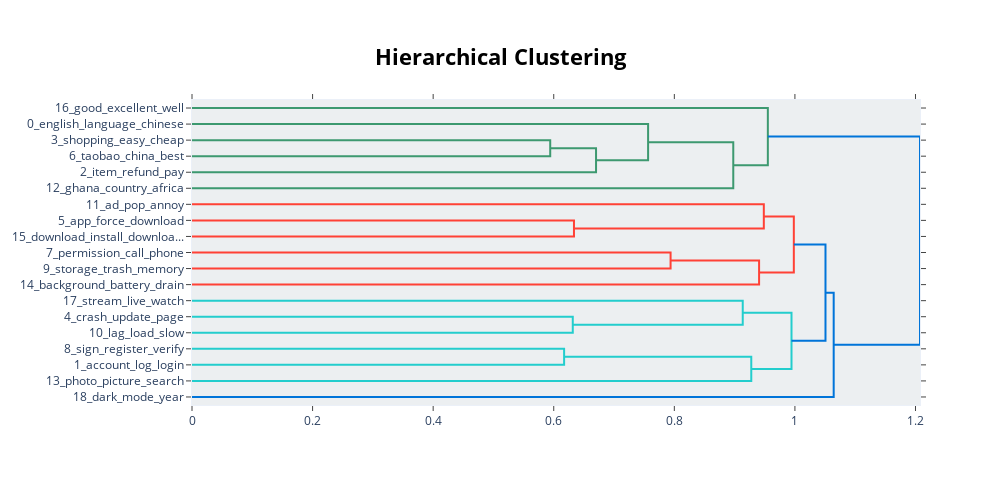

Notebook source saved alongside this figure:
### Code cell
model.visualize_hierarchy()

### Figure 1 — Plotly figure (JSON) as saved in the notebook; plotly's stock layout.template omitted (floating-point values rounded to 4 significant figures)
{"data": [{"hoverinfo": "text", "marker": {"color": "rgb(61,153,112)"}, "mode": "lines", "type": "scatter", "x": [0, 0.5941, 0.5941, 0], "xaxis": "x", "y": [-25, -25, -35, -35], "yaxis": "y"}, {"hoverinfo": "text", "marker": {"color": "rgb(61,153,112)"}, "mode": "lines", "type": "scatter", "x": [0.5941, 0.6701, 0.6701, 0], "xaxis": "x", "y": [-30, -30, -45, -45], "yaxis": "y"}, {"hoverinfo": "text", "marker": {"color": "rgb(61,153,112)"}, "mode": "lines", "type": "scatter", "x": [0, 0.7565, 0.7565, 0.6701], "xaxis": "x", "y": [-15, -15, -37.5, -37.5], "yaxis": "y"}, {"hoverinfo": "text", "marker": {"color": "rgb(61,153,112)"}, "mode": "lines", "type": "scatter", "x": [0.7565, 0.8978, 0.8978, 0], "xaxis": "x", "y": [-26.25, -26.25, -55, -55], "yaxis": "y"}, {"hoverinfo": "text", "marker": {"color": "rgb(61,153,112)"}, "mode": "lines", "type": "scatter", "x": [0, 0.9551, 0.9551, 0.8978], "xaxis": "x", "y": [-5, -5, -40.62, -40.62], "yaxis": "y"}, {"hoverinfo": "text", "marker": {"color": "rgb(255,65,54)"}, "mode": "lines", "type": "scatter", "x": [0, 0.6336, 0.6336, 0], "xaxis": "x", "y": [-75, -75, -85, -85], "yaxis": "y"}, {"hoverinfo": "text", "marker": {"color": "rgb(255,65,54)"}, "mode": "lines", "type": "scatter", "x": [0, 0.9484, 0.9484, 0.6336], "xaxis": "x", "y": [-65, -65, -80, -80], "yaxis": "y"}, {"hoverinfo": "text", "marker": {"color": "rgb(255,65,54)"}, "mode": "lines", "type": "scatter", "x": [0, 0.7938, 0.7938, 0], "xaxis": "x", "y": [-95, -95, -105, -105], "yaxis": "y"}, {"hoverinfo": "text", "marker": {"color": "rgb(255,65,54)"}, "mode": "lines", "type": "scatter", "x": [0.7938, 0.9406, 0.9406, 0], "xaxis": "x", "y": [-100, -100, -115, -115], "yaxis": "y"}, {"hoverinfo": "text", "marker": {"color": "rgb(255,65,54)"}, "mode": "lines", "type": "scatter", "x": [0.9484, 0.9982, 0.9982, 0.9406], "xaxis": "x", "y": [-72.5, -72.5, -107.5, -107.5], "yaxis": "y"}, {"hoverinfo": "text", "marker": {"color": "rgb(35,205,205)"}, "mode": "lines", "type": "scatter", "x": [0, 0.6316, 0.6316, 0], "xaxis": "x", "y": [-135, -135, -145, -145], "yaxis": "y"}, {"hoverinfo": "text", "marker": {"color": "rgb(35,205,205)"}, "mode": "lines", "type": "scatter", "x": [0, 0.9135, 0.9135, 0.6316], "xaxis": "x", "y": [-125, -125, -140, -140], "yaxis": "y"}, {"hoverinfo": "text", "marker": {"color": "rgb(35,205,205)"}, "mode": "lines", "type": "scatter", "x": [0, 0.6172, 0.6172, 0], "xaxis": "x", "y": [-155, -155, -165, -165], "yaxis": "y"}, {"hoverinfo": "text", "marker": {"color": "rgb(35,205,205)"}, "mode": "lines", "type": "scatter", "x": [0.6172, 0.9276, 0.9276, 0], "xaxis": "x", "y": [-160, -160, -175, -175], "yaxis": "y"}, {"hoverinfo": "text", "marker": {"color": "rgb(35,205,205)"}, "mode": "lines", "type": "scatter", "x": [0.9135, 0.9943, 0.9943, 0.9276], "xaxis": "x", "y": [-132.5, -132.5, -167.5, -167.5], "yaxis": "y"}, {"hoverinfo": "text", "marker": {"color": "rgb(0,116,217)"}, "mode": "lines", "type": "scatter", "x": [0.9982, 1.051, 1.051, 0.9943], "xaxis": "x", "y": [-90, -90, -150, -150], "yaxis": "y"}, {"hoverinfo": "text", "marker": {"color": "rgb(0,116,217)"}, "mode": "lines", "type": "scatter", "x": [1.051, 1.064, 1.064, 0], "xaxis": "x", "y": [-120, -120, -185, -185], "yaxis": "y"}, {"hoverinfo": "text", "marker": {"color": "rgb(0,116,217)"}, "mode": "lines", "type": "scatter", "x": [0.9551, 1.207, 1.207, 1.064], "xaxis": "x", "y": [-22.81, -22.81, -152.5, -152.5], "yaxis": "y"}], "layout": {"autosize": false, "height": 485, "hoverlabel": {"bgcolor": "white", "font": {"family": "Rockwell", "size": 16}}, "hovermode": "closest", "plot_bgcolor": "#ECEFF1", "showlegend": false, "title": {"font": {"color": "Black", "size": 22}, "text": "<b>Hierarchical Clustering</b>", "x": 0.5, "xanchor": "center", "yanchor": "top"}, "width": 1000, "xaxis": {"autorange": true, "mirror": "allticks", "range": [0, 1.207], "rangemode": "tozero", "showgrid": false, "showline": true, "showticklabels": true, "ticks": "outside", "type": "linear", "zeroline": false}, "yaxis": {"mirror": "allticks", "range": [-190, 0], "rangemode": "tozero", "showgrid": false, "showline": true, "showticklabels": true, "tickmode": "array", "ticks": "outside", "ticktext": ["16_good_excellent_well", "0_english_language_chinese", "3_shopping_easy_cheap", "6_taobao_china_best", "2_item_refund_pay", "12_ghana_country_africa", "11_ad_pop_annoy", "5_app_force_download", "15_download_install_downloa...", "7_permission_call_phone", "9_storage_trash_memory", "14_background_battery_drain", "17_stream_live_watch", "4_crash_update_page", "10_lag_load_slow", "8_sign_register_verify", "1_account_log_login", "13_photo_picture_search", "18_dark_mode_year"], "tickvals": [-5, -15, -25, -35, -45, -55, -65, -75, -85, -95, -105, -115, -125, -135, -145, -155, -165, -175, -185], "type": "linear", "zeroline": false}}}
